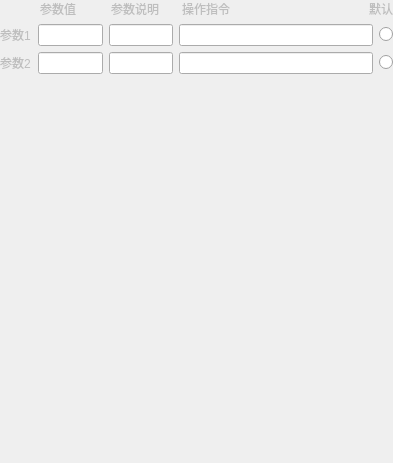
          <widget class="QWidget" name="varCmdpage">
           <layout class="QGridLayout" name="gridLayout_2">
            <property name="leftMargin">
             <number>0</number>
            </property>
            <property name="topMargin">
             <number>0</number>
            </property>
            <property name="rightMargin">
             <number>0</number>
            </property>
            <property name="bottomMargin">
             <number>0</number>
            </property>
            <item row="3" column="0">
             <spacer name="verticalSpacer">
              <property name="orientation">
               <enum>Qt::Vertical</enum>
              </property>
              <property name="sizeHint" stdset="0">
               <size>
                <width>20</width>
                <height>389</height>
               </size>
              </property>
             </spacer>
            </item>
            <item row="2" column="0">
             <layout class="QHBoxLayout" name="horizontalLayout_96" stretch="1,2,2,6,0">
              <item>
               <widget class="QLabel" name="label_12">
                <property name="enabled">
                 <bool>false</bool>
                </property>
                <property name="text">
                 <string>参数2</string>
                </property>
               </widget>
              </item>
              <item>
               <widget class="QLineEdit" name="cmdParameter2LineEdit">
                <property name="enabled">
                 <bool>true</bool>
                </property>
               </widget>
              </item>
              <item>
               <widget class="QLineEdit" name="cmdDis2LineEdit">
                <property name="enabled">
                 <bool>true</bool>
                </property>
               </widget>
              </item>
              <item>
               <widget class="QLineEdit" name="cmdOrder2Edit"/>
              </item>
              <item>
               <widget class="QRadioButton" name="cmdDefault2Radibtn">
                <property name="text">
                 <string/>
                </property>
               </widget>
              </item>
             </layout>
            </item>
            <item row="1" column="0">
             <layout class="QHBoxLayout" name="horizontalLayout_95" stretch="1,2,2,6,0">
              <item>
               <widget class="QLabel" name="label_4">
                <property name="enabled">
                 <bool>false</bool>
                </property>
                <property name="text">
                 <string>参数1</string>
                </property>
               </widget>
              </item>
              <item>
               <widget class="QLineEdit" name="cmdParameter1LineEdit">
                <property name="enabled">
                 <bool>true</bool>
                </property>
               </widget>
              </item>
              <item>
               <widget class="QLineEdit" name="cmdDis1LineEdit">
                <property name="enabled">
                 <bool>true</bool>
                </property>
               </widget>
              </item>
              <item>
               <widget class="QLineEdit" name="cmdOrder1Edit"/>
              </item>
              <item>
               <widget class="QRadioButton" name="cmdDefault1Radibtn">
                <property name="text">
                 <string/>
                </property>
               </widget>
              </item>
             </layout>
            </item>
            <item row="0" column="0">
             <layout class="QHBoxLayout" name="horizontalLayout_67" stretch="4,4,13,0">
              <property name="spacing">
               <number>20</number>
              </property>
              <property name="leftMargin">
               <number>40</number>
              </property>
              <property name="rightMargin">
               <number>0</number>
              </property>
              <item>
               <widget class="QLabel" name="label_10">
                <property name="enabled">
                 <bool>false</bool>
                </property>
                <property name="text">
                 <string>参数值</string>
                </property>
               </widget>
              </item>
              <item>
               <widget class="QLabel" name="label_11">
                <property name="enabled">
                 <bool>false</bool>
                </property>
                <property name="text">
                 <string>参数说明</string>
                </property>
               </widget>
              </item>
              <item>
               <widget class="QLabel" name="label_68">
                <property name="enabled">
                 <bool>false</bool>
                </property>
                <property name="text">
                 <string>操作指令</string>
                </property>
               </widget>
              </item>
              <item>
               <widget class="QLabel" name="label_13">
                <property name="enabled">
                 <bool>false</bool>
                </property>
                <property name="text">
                 <string>默认</string>
                </property>
               </widget>
              </item>
             </layout>
            </item>
           </layout>
          </widget>
